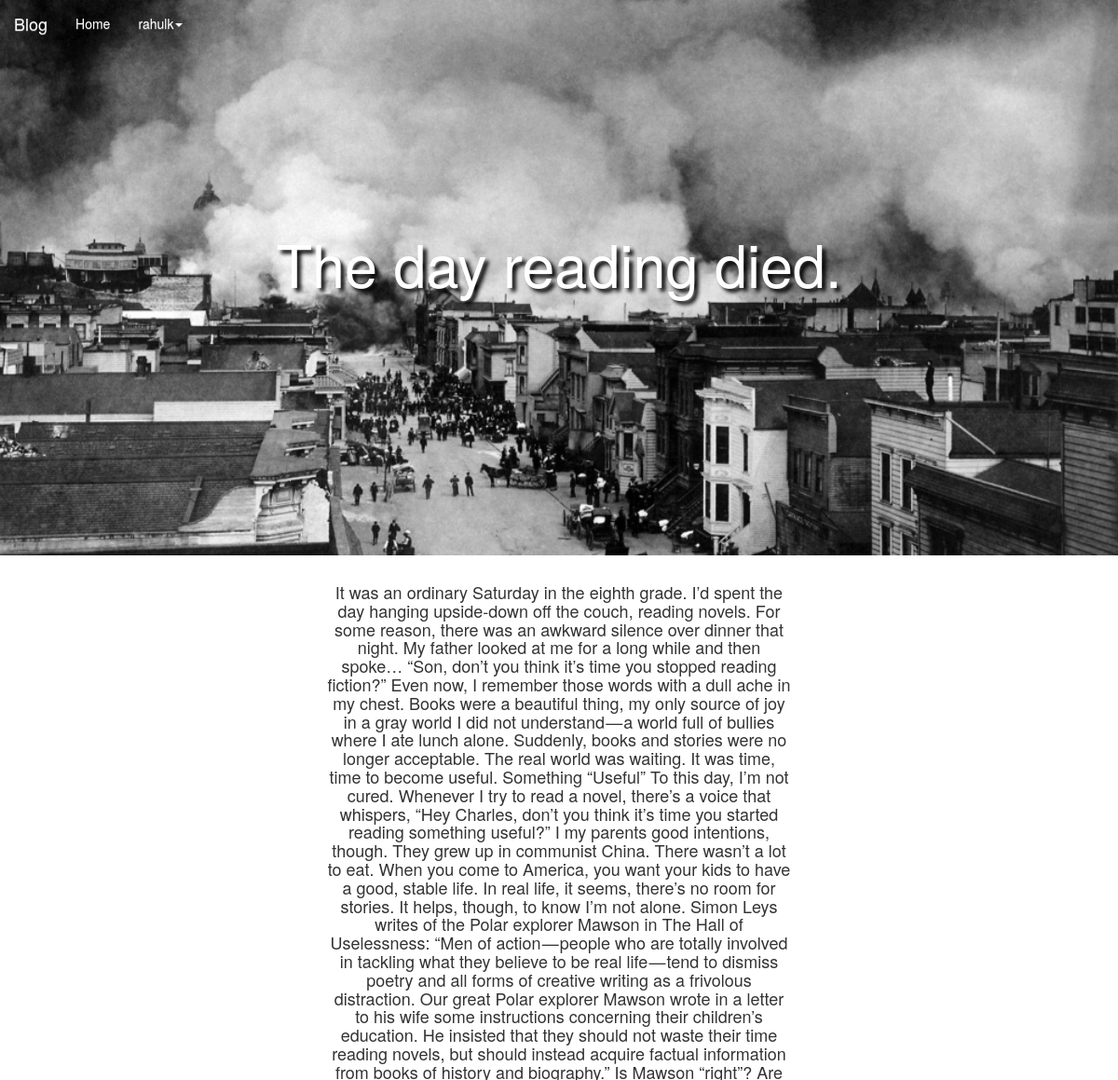
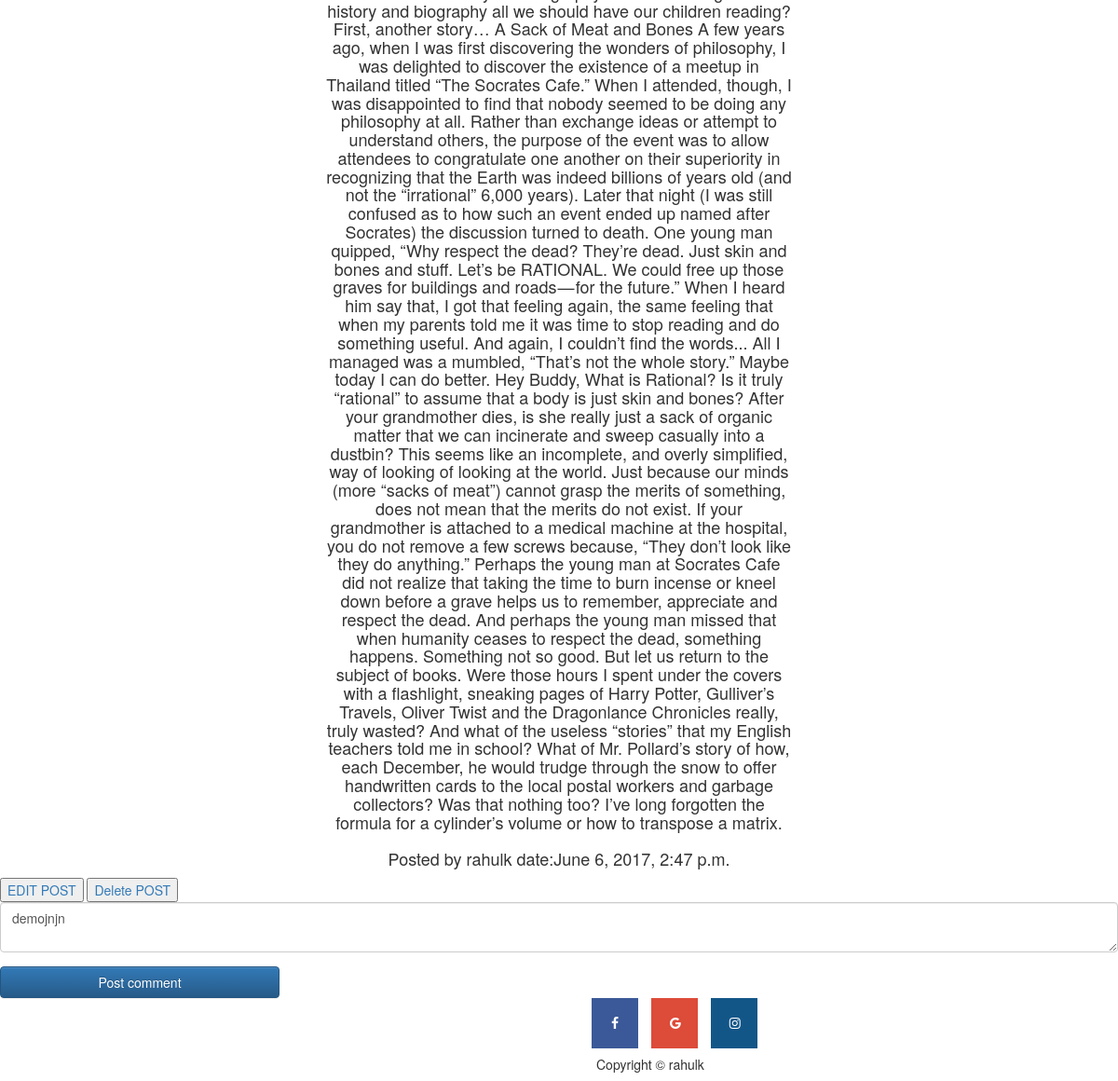
The app's page /blog/1/editcom/1 (signed in) with its own data (2 pictures, top to bottom).
### blog/models.py (models this page shows, shortened)
class Post(models.Model):
    user = models.ForeignKey(User)
    title = models.CharField(max_length=512)
    content = models.TextField()
    img = models.ImageField(upload_to='blog_img/')
    date = models.DateTimeField(auto_now=True, auto_now_add=False)
    is_published = models.BooleanField(default=False)

class Comment(models.Model):
    user = models.ForeignKey(User)
    post = models.ForeignKey(Post)
    comment_text = models.CharField(max_length=500)
    date = models.DateTimeField(auto_now=True, auto_now_add=False)

### blog/views.py (the view)
# urls.py: url(r'^(?P<postno>[0-9]+)/editcom/(?P<comno>[0-9]+)', comm_edit),
def comm_edit(request, postno, comno):
    post = Post.objects.get(id=postno)
    c = Comment.objects.get(id=comno)
    if request.user.username != post.user.username:
        raise PermissionDenied
    if request.method == "GET":
        template = 'blog/editcom.html'
        context = {"comment": c, "post": post}
        return render(request, template, context)
    else:
        comm = request.POST['comment']
        user = User.objects.get(username=request.user.username)
        com = Comment(id=comno, comment_text=comm, user=user,post_id=postno)
        com.save()
        return redirect('post', postno)

### blog/templates/blog/editcom.html (shortened to what this page needs)
{% extends 'blog/base.html' %}
{% load static %}
{% block css %}
    <link rel="stylesheet" href="https://cdnjs.cloudflare.com/ajax/libs/font-awesome/4.7.0/css/font-awesome.min.css">
    <link rel="stylesheet" href="{% static 'blog/css/comment.css' %}" >
{% endblock %}
{% block body %}
{% include 'blog/nav_bar.html' %}
<div class="jumbotron" style="background-image: url('/media/{{ post.img }}')">
    <div class="container" style="height :500px;">
  <h1 style="margin-top:200px;color:white;">{{ post.title  }}</h1>
</div>
    </div>
<h4 class="para">
 {{ post.content }}
    <br>
    <br>
    Posted by {{ post.user }} date:{{ post.date }}
</h4>
<button><a href="/blog/editpost/{{ post.id }}"> EDIT POST</a></button>
<button><a href="/blog/deletepost/{{ post.id }}"> Delete POST</a></button>
<div id="div1">
    <form action="" method="post" >
       <div class="form-group">
					<textarea name="comment" required class="form-control" placeholder="Enter comment" >{{ comment.comment_text }}</textarea>
				</div>
        <button type="submit" name="go" class="btn btn-primary btn-block">Post comment</button>
    </form>
</div>
<a href="https://www.facebook.com" class="fa fa-facebook"></a>
<a href="https://www.google.com" class="fa fa-google"></a>
<a href="https://www.instagram.com" class="fa fa-instagram"></a>
<h5>Copyright © rahulk</h5>
{% endblock %}

### blog/templates/blog/nav_bar.html (shortened to what this page needs)
<!DOCTYPE html>
<html lang="en">
<head>
</head>
<body>
<nav class="navbar navbar-fixed-top">
  <div class="container-fluid">
    <div class="navbar-header">
      <a class="navbar-brand" href="/blog" style="color:#ffffff;">Blog</a>
    </div>
    <ul class="nav navbar-nav">
      <li class="active"><a href="/blog" style="color:#ffffff;">Home</a></li>
         {% if user.is_authenticated %}
             <li class="dropdown">
          <a href="#" class="dropdown-toggle" data-toggle="dropdown" style="color: #ffffff" role="button" aria-haspopup="true" aria-expanded="false">{{ request.user.username }}<span class="caret"></span></a>
             {% else %}
      <li><a href="/accounts/login" style="color:#ffffff;">Login</a></li>
          {% endif %}
        </li>
      </ul>
  </div>
</nav>
</body>
</html>

### blog/static/blog/css/post.css (style rules this page uses)
.jumbotron { margin-bottom: 0px; background-position: 0% 25%; background-size: cover; background-repeat: no-repeat; color: white; margin-top:0px; text-shadow: black 0.3em 0.3em 0.3em; }
h1 { text-align:center; margin-top:200px; }
.para { text-align:center; margin-left:350px; margin-right:350px; }
.fa { padding: 20px; font-size: 30px; width: 50px; text-align: center; text-decoration: none; }
.fa-facebook { margin-left:635px; background: #3B5998; color: white; }
.fa-google { margin-left:10px; background: #dd4b39; color: white; }
.fa-instagram { margin-left:10px; background: #125688; color: white; }
h5 { display:inline-block; margin-left:640px; text-align:center; }

### blog/static/blog/css/a.css (style rules this page uses)
.jumbotron { margin-bottom:0px; background-position: 0% 25%; background-repeat: no-repeat; color: white; margin-top:0px; text-shadow: black 0.3em 0.3em 0.3em; }
body { overflow:scroll; }
.fa { padding: 20px; font-size: 30px; width: 50px; text-align: center; text-decoration: none; }
.fa-facebook { margin-left:635px; background: #3B5998; color: white; }
.fa-google { margin-left:10px; background: #dd4b39; color: white; }
.fa-instagram { margin-left:10px; background: #125688; color: white; }
h5 { text-align:center; }
h1 { margin-top:200px; text-align:center; }

### blog/static/blog/css/comment.css (style rules this page uses)
.btn-block { display: block; width: 25%; }

### records on screen
Post: img (picture), title "The day reading died.", content "It was an ordinary Saturday in the eighth grade. I’d spent the day hanging upside-down off the couch, reading novels. For some reason, there was an awkward silence over dinner that night. My father looked at me for a long while and then spoke… “Son, don’t you think it’s time you stopped reading fiction?” Even now, I remember those words with a dull ache in my chest. Books were a beautiful thing, my only source of joy in a gray world I did not understand — a world full of bullies where I ate lunch alone. Suddenly, books and stories were no longer acceptable. The real world was waiting. It was time, time to become useful. Something “Useful” To this day, I’m not cured. Whenever I try to read a…", user "rahulk", date "June 6, 2017, 2:47 p.m."
Comment: comment "demojnjn"

### other values on screen
{{ request.user.username }} "rahulk"
